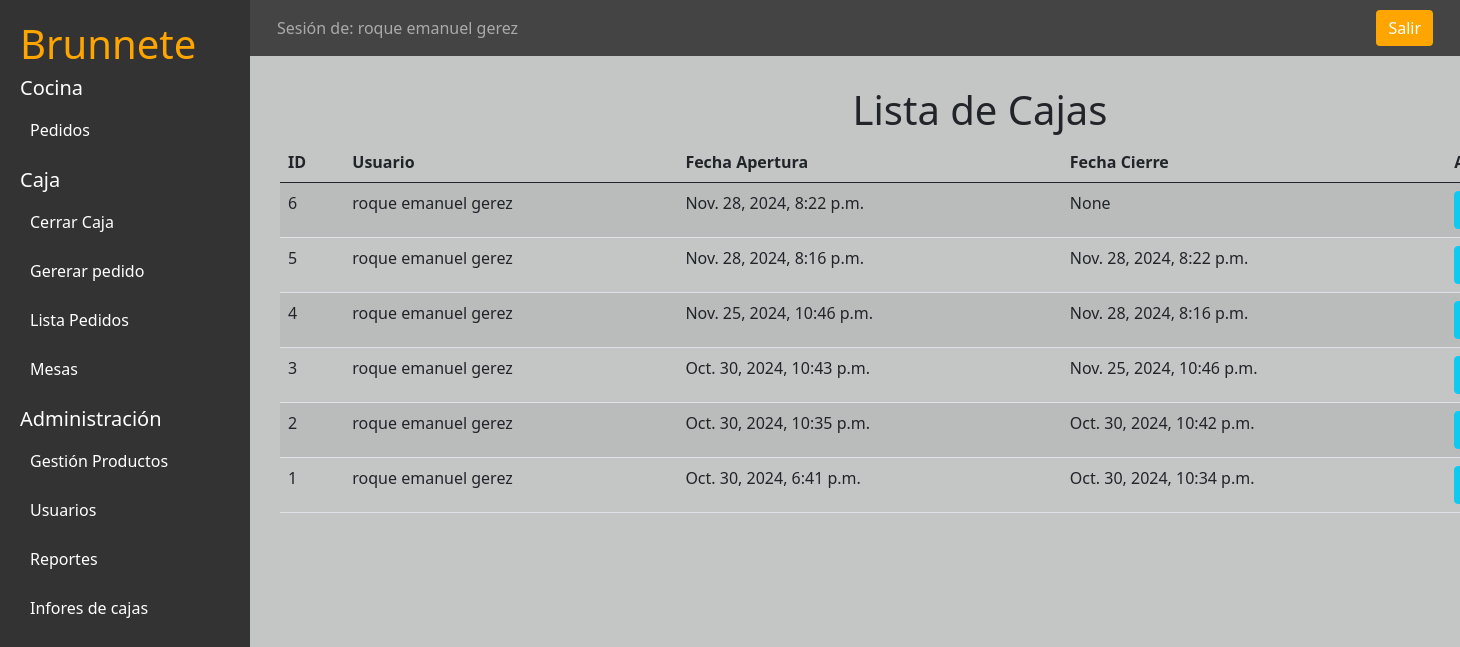
Page /caja/lista-ventas/ (signed in) on the committed database.
### applications/users/models.py (models this page shows, shortened)
class User(AbstractBaseUser, PermissionsMixin):
    ADMINISTRADOR = '0'
    CAJERO = '1'
    COCINERO = '2'
    VARON = 'M'
    MUJER = 'F'
    OTRO = 'O'
    OCUPATION_CHOICES = [
        (ADMINISTRADOR, 'Administrador'),
        (CAJERO, 'Cajero'),
        (COCINERO, 'Cocinero'),
    ]
    GENDER_CHOICES = [
        (VARON, 'Masculino'),
        (MUJER, 'Femenino'),
        (OTRO, 'Otros'),
    ]
    email = models.EmailField(unique=True)
    telefono = models.CharField('Telefono', max_length=50, default='123')
    full_name = models.CharField('Nombres', max_length=100)
    domicilio = models.CharField('Domicilio', max_length=100, blank=True, null=True)
    ocupation = models.CharField(
        max_length=1,
        choices=OCUPATION_CHOICES,
        blank=True
    )
    genero = models.CharField(
        max_length=1,
        choices=GENDER_CHOICES,
        blank=True
    )
    date_birth = models.DateField(
        'Fecha de nacimiento',
        blank=True,
        null=True
    )
    is_staff = models.BooleanField(default=False)
    is_active = models.BooleanField(default=False)
    USERNAME_FIELD = 'email'
    REQUIRED_FIELDS = ['full_name']
    objects = UserManager()

### applications/caja/models.py (models this page shows, shortened)
class Caja(models.Model):
    user = models.ForeignKey(User, on_delete=models.CASCADE)
    abierta_caja = models.BooleanField(default=True)
    fecha_hs_aper_caja = models.DateTimeField('Apertura caja', auto_now_add=True)
    fecha_hs_cierre_caja = models.DateTimeField('Cierre caja', auto_now=False, blank=True, null=True)
    monto_inicial_caja = models.DecimalField('Monto inicial', max_digits=10, decimal_places=2)
    total_ingresos = models.DecimalField('Total Ingreso', max_digits=10, decimal_places=2, null=True, blank=True)
    total_egresos = models.DecimalField('Total Egreso', max_digits=10, decimal_places=2, null=True, blank=True)
    total_caja= models.DecimalField('Total caja', max_digits=10, decimal_places=2 ,null=True, blank=True)
    objects = CajaManager()
    class Meta:
        verbose_name = 'Caja'
        verbose_name_plural = 'Cajas'

### applications/caja/views.py (the view)
class ListaCajasView(AdminPermisoMixin, TemplateView):
    template_name = "caja/lista_cajas.html"
    def get_context_data(self, **kwargs):
        context = super().get_context_data(**kwargs)
        context['cajas'] = Caja.objects.all().order_by('-fecha_hs_aper_caja')
        return context

### applications/procesors.py (called while the page is built)
def caja(request):
    try:
        caja = Caja.objects.latest('id')
        user_caja = caja.user.full_name
        return {
            'caja_activa': caja.abierta_caja,
            'caja_activa_usuario': user_caja, # Agrega el usuario que tiene la caja activa
        }
    except:
        return {
            'caja_activa': None,
            'caja_activa_usuario': None,
        }

### applications/users/mixins.py (called while the page is built)
def check_ocupation_user(ocupation, user_ocupation):
    if (ocupation == User.ADMINISTRADOR or ocupation == user_ocupation):
        return True
    else:
        return False

    def dispatch(self, request, *args, **kwargs):
        if not request.user.is_authenticated:
            return self.handle_no_permission()
        if not check_ocupation_user(request.user.ocupation, User.ADMINISTRADOR):
            return HttpResponseRedirect(
                reverse(
                    'users_app:User-Login'
                )
            )
        return super().dispatch(request, *args, **kwargs)

### templates/caja/lista_cajas.html
{% extends "panel.html" %}
{% block panel-content %}
<h1 class="text-center">Lista de Cajas</h1>
<table class="table table-striped">
    <thead>
        <tr>
            <th>ID</th>
            <th>Usuario</th>
            <th>Fecha Apertura</th>
            <th>Fecha Cierre</th>
            <th>Acciones</th>
        </tr>
    </thead>
    <tbody>
        {% for caja in cajas %}
        <tr>
            <td>{{ caja.id }}</td>
            <td>{{ caja.user.full_name }}</td>
            <td>{{ caja.fecha_hs_aper_caja }}</td>
            <td>{{ caja.fecha_hs_cierre_caja }}</td>
            <td>
                <a href="{% url 'caja_app:Detalle_Cajas' caja.id %}" class="btn btn-info">Ver Detalle</a>
            </td>
        </tr>
        {% endfor %}
    </tbody>
</table>
{% endblock panel-content %}

### templates/panel.html
{% extends 'base.html' %}
{% load static %}
{% block css %}
    <link rel="stylesheet" href="{% static 'css/stylesindex.css' %}">
{% endblock css %}
{% block content %}
    <div class="d-flex">
        <div class="sidebar ">
            <h1>Brunnete</h1>
        {% if user.is_active %}
            <h5>Cocina</h5>
            {% if not caja_activa %}
            <a href="#">Debes abrir de Caja</a>
            {% else %}
            <a href="{% url 'cocina_app:Mesas' %}">Pedidos</a>
            {% endif %}
            <div class="mt-3">
                <h5>Caja</h5>
                {% if not caja_activa %}
                <a href="{% url 'caja_app:Nueva_Caja' %}">Apertura de Caja</a>
                {% elif caja_activa_usuario == user.full_name %}
                <a href="{% url 'caja_app:Cierre-caja' %}">Cerrar Caja</a>
                <a href="{% url 'caja_app:Crear_Pedido' %}">Gererar pedido</a>
                <a href="{% url 'caja_app:Lista_Pedidos' %}">Lista Pedidos</a>
                <a href="{% url 'caja_app:Lista_mesas' %}">Mesas</a>
                {% endif %}
            </div>
            <div class="mt-3">
                <h5>Administración</h5>
                <a href="{% url 'cocina_app:Productos_List' %}">Gestión Productos</a>
                <a href="{% url 'users_app:User-Lista' %}">Usuarios</a>
                <a href="{% url 'caja_app:Ranking_Semanal' %}">Reportes</a>
                <a href="{% url 'caja_app:Lista_Ventas' %}">Infores de cajas</a>
            </div>
        {% endif %}
    </div>
        <div class=" flex-grow-1 ">
            <nav class="navbar navbar-expand-lg navbar-dark">
                {% if user.is_active %}
                <div class="container-fluid">
                    <span class="navbar-text">Sesión de: {{ user.full_name }}</span>
                    <a href="{% url 'users_app:User-Logout' %}" class="btn btn-salir ml-auto">Salir</a>
                </div>
                {% endif %}
            </nav>
            <div class=" container-fluid  content min-vh-100">
            {% block panel-content %}
            {% endblock panel-content %}
            </div>
        </div>
    </div>
    {% endblock content %}

### static/css/stylesindex.css (style rules this page uses)
.sidebar { background-color: #333; color: white; width: 250px; height: 100vh; padding: 20px; position: fixed; top: 0; left: 0; overflow-y: auto; }
.sidebar h1 { color: orange; }
.sidebar a { color: white; display: block; padding: 10px; margin: 5px 0; text-decoration: none; }
.navbar { background-color: #444; color: white; padding: 15px; position: fixed; top: 0; left: 250px; right: 0; height: 56px; z-index: 1030; display: flex; align-items: center; }
.navbar .btn-salir { background-color: orange; border: none; color: white; }
.content { background-color: #c3c6c4; margin-top: 56px; margin-left: 250px; padding: 30px; min-height: calc(100vh - 56px); }

### rows in the picture
User: full_name "roque emanuel gerez"
Caja: id "6", user.full_name "roque emanuel gerez", fecha_hs_aper_caja "Nov. 28, 2024, 8:22 p.m.", fecha_hs_cierre_caja "None"
Caja: id "5", user.full_name "roque emanuel gerez", fecha_hs_aper_caja "Nov. 28, 2024, 8:16 p.m.", fecha_hs_cierre_caja "Nov. 28, 2024, 8:22 p.m."
Caja: id "4", user.full_name "roque emanuel gerez", fecha_hs_aper_caja "Nov. 25, 2024, 10:46 p.m.", fecha_hs_cierre_caja "Nov. 28, 2024, 8:16 p.m."
Caja: id "3", user.full_name "roque emanuel gerez", fecha_hs_aper_caja "Oct. 30, 2024, 10:43 p.m.", fecha_hs_cierre_caja "Nov. 25, 2024, 10:46 p.m."
Caja: id "2", user.full_name "roque emanuel gerez", fecha_hs_aper_caja "Oct. 30, 2024, 10:35 p.m.", fecha_hs_cierre_caja "Oct. 30, 2024, 10:42 p.m."
Caja: id "1", user.full_name "roque emanuel gerez", fecha_hs_aper_caja "Oct. 30, 2024, 6:41 p.m.", fecha_hs_cierre_caja "Oct. 30, 2024, 10:34 p.m."
